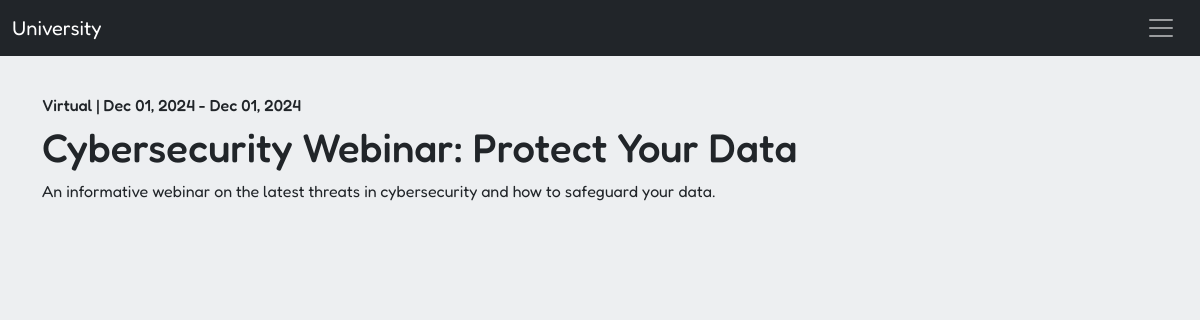
The app's page /event/3/ with its own data.
### main/models.py (models this page shows, shortened)
class Event(models.Model):
	EVENT_TYPES = (
        ('CONF', 'Conference'),
        ('WEB', 'Webinar'),
        ('WORK', 'Workshop'),
        ('MEET', 'Meeting'),
    )
	title = models.CharField(max_length=255)
	description = models.TextField(blank=True, null=True)
	location = models.CharField(max_length=255, blank=True, null=True)
	location_URL = models.URLField(blank=True, null=True)
	event_type = models.CharField(max_length=5, choices=EVENT_TYPES, default='CONF')
	start_date = models.DateTimeField()
	end_date = models.DateTimeField()
	is_virtual = models.BooleanField(default=False)
	organizer = models.CharField(max_length=255, blank=True, null=True)
	created_at = models.DateTimeField(auto_now_add=True)
	updated_at = models.DateTimeField(auto_now=True)
	class Meta:
		ordering = ['start_date']
		verbose_name_plural = 'Events'

### main/views.py (the view)
# urls.py: path('event/<int:pk>/', views.event, name='event'),
def event(request, pk):
	event = models.Event.objects.get(pk=pk)
	return render(request, 'main/event.htm', {'event': event})

### main/templatetags/mark.py (called while the page is built)
@register.filter
def markdownify(text):
	return markdown.markdown(text)

### templates/main/event.htm (shortened to what this page needs)
{% extends 'base.htm' %}
{% load mark %}
{% block content %}
	{% if event %}
		<h6 class="card-subtitle mb-2">{{ event.location }} | {{ event.start_date|date:"M d, Y" }} - {{ event.end_date|date:"M d, Y" }}</h6>
		<h1>{{ event.title }}</h1>
		<div class="row">
			<div class="">
				{{ event.description|markdownify|safe }}
			</div>
		</div>
	{% endif %}
{% endblock %}

### static/css/custom.css (style rules this page uses)
* { font-family: "Fredoka", sans-serif; }
:root { --main-bg: #edeff1; --header-bg: #001F3F; --navbar-bg: #2C3E50; --section-bg: #FFFFFF; --footer-bg: #343A40; --accent-bg: #FFC72C; --white: #fff; }
body { background: var(--main-bg); }

### records on screen
Event: location "Virtual", start_date "Dec 01, 2024", end_date "Dec 01, 2024", title "Cybersecurity Webinar: Protect Your Data", description "An informative webinar on the latest threats in cybersecurity and how to safeguard your data."
